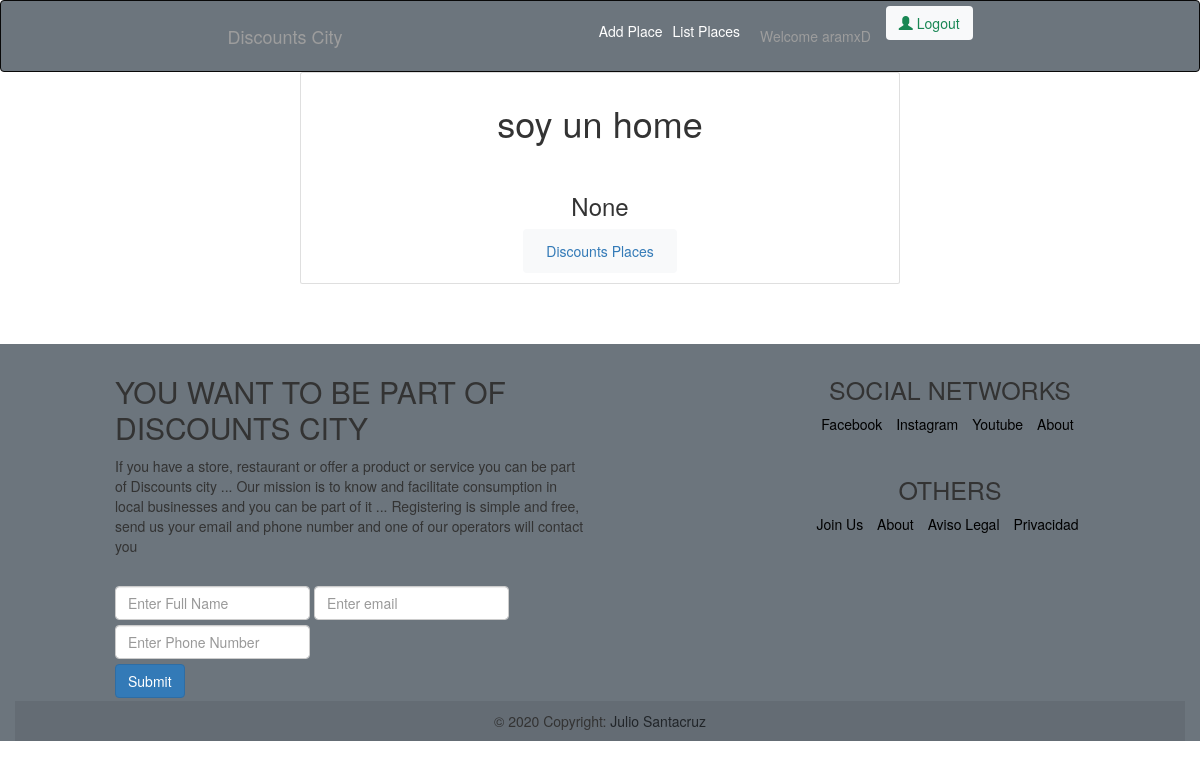
Before: / (signed in) with the older database file.
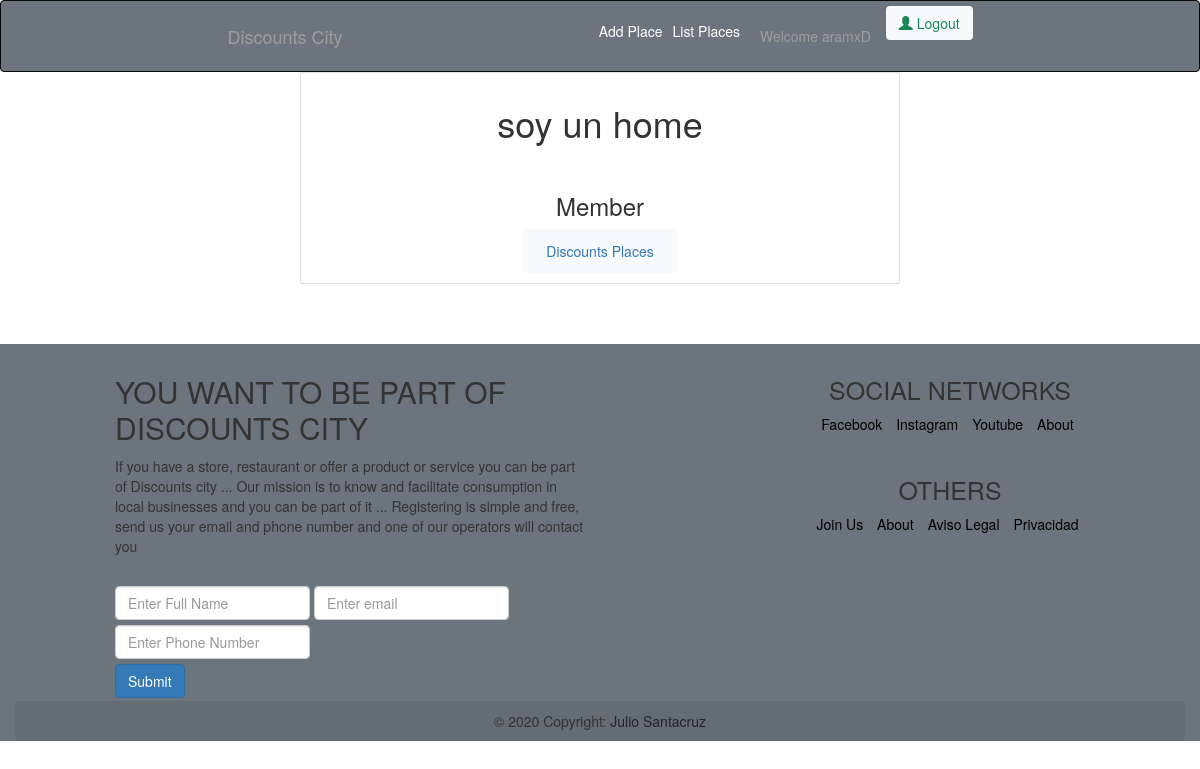
After: the same page with the newer database file.
### membership/models.py (models this page shows)
class Membership(models.Model):
    slug = models.SlugField()
    membership_type = models.CharField(
        choices=MEMBERSHIP_CHOICES,
        default='Member',
        max_length=30)
    price = models.DecimalField(max_digits=3, decimal_places=2, default=1.99)
    stripe_plan_id = models.CharField(max_length=40)
    def __str__(self):
        return self.membership_type

### place/views.py (the view)
# urls.py: path('', views.homepage, name="homepage"),
def homepage(request): #FREE ACCESS
    if request.user.is_authenticated:
        current_membership = get_user_membership(request)
        user_membership = current_membership.membership
        user_subscription = get_user_subscription(request)
        select_membership = request.POST.get('membership_type')
        print(user_membership)
        print(user_subscription)
        print(select_membership)
    else:
        user_membership = None
        user_subscription = None
    places = Place.objects.all()
    maps_qs = PlaceMap.objects.all()
    context = {
        'places': places,
        'maps_qs' : maps_qs,
        'user_membership': user_membership,
        'user_subscription': user_subscription,
    }
    return render(request, 'homepage.html', context)

### place/views.py (called while the page is built)
def get_user_membership(request):
    user_membership_qs = UserMembership.objects.filter(user=request.user)
    if user_membership_qs.exists():
        return user_membership_qs.first()
    return None

def get_user_subscription(request):
    user_subscription_qs = Subscription.objects.filter(user_membership = get_user_membership(request))
    if user_subscription_qs.exists():
        user_subscription = user_subscription_qs.first()
        return user_subscription
    return None

### templates/homepage.html (shortened to what this page needs)
{% extends 'base.html' %}
{% block content %}
<div class="card text-center" style="max-width: 60rem; margin:auto;">
    <div class="card-body">
        <h1>soy un home</h1>
        <br>
        <h3>{{user_membership}} <br>
        {{user_subscription.active}}</h3>
        <button class="btn btn-outline-success bg-light"><a class="nav-link  text-black" href="{% url 'discounts_places' %}">Discounts Places</a></button>
    </div>
</div>
<br><br><br>
{% endblock %}

Changed rows visible on the page:
added Membership: membership_type "Member"
Other visible differences:
{{ user_membership }}: "None" → (not shown)
